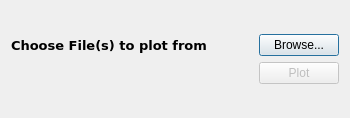
<?xml version="1.0" encoding="UTF-8"?>
<ui version="4.0">
 <class>FileInitial</class>
 <widget class="QDialog" name="FileInitial">
  <property name="geometry">
   <rect>
    <x>0</x>
    <y>0</y>
    <width>350</width>
    <height>118</height>
   </rect>
  </property>
  <property name="windowTitle">
   <string>Dialog</string>
  </property>
  <layout class="QGridLayout" name="gridLayout">
   <item row="0" column="0">
    <layout class="QVBoxLayout" name="verticalLayout">
     <item>
      <layout class="QHBoxLayout" name="horizontalLayout">
       <item>
        <widget class="QLabel" name="label_3">
         <property name="font">
          <font>
           <family>Verdana</family>
           <pointsize>10</pointsize>
           <weight>75</weight>
           <bold>true</bold>
          </font>
         </property>
         <property name="text">
          <string>Choose File(s) to plot from</string>
         </property>
        </widget>
       </item>
       <item>
        <spacer name="horizontalSpacer">
         <property name="orientation">
          <enum>Qt::Horizontal</enum>
         </property>
         <property name="sizeHint" stdset="0">
          <size>
           <width>40</width>
           <height>20</height>
          </size>
         </property>
        </spacer>
       </item>
       <item>
        <widget class="QPushButton" name="file">
         <property name="text">
          <string>Browse...</string>
         </property>
        </widget>
       </item>
      </layout>
     </item>
     <item>
      <layout class="QHBoxLayout" name="horizontalLayout_2">
       <item>
        <spacer name="horizontalSpacer_2">
         <property name="orientation">
          <enum>Qt::Horizontal</enum>
         </property>
         <property name="sizeHint" stdset="0">
          <size>
           <width>40</width>
           <height>20</height>
          </size>
         </property>
        </spacer>
       </item>
       <item>
        <widget class="QPushButton" name="plot">
         <property name="enabled">
          <bool>false</bool>
         </property>
         <property name="text">
          <string>Plot</string>
         </property>
        </widget>
       </item>
      </layout>
     </item>
    </layout>
   </item>
  </layout>
 </widget>
 <resources/>
 <connections/>
</ui>
